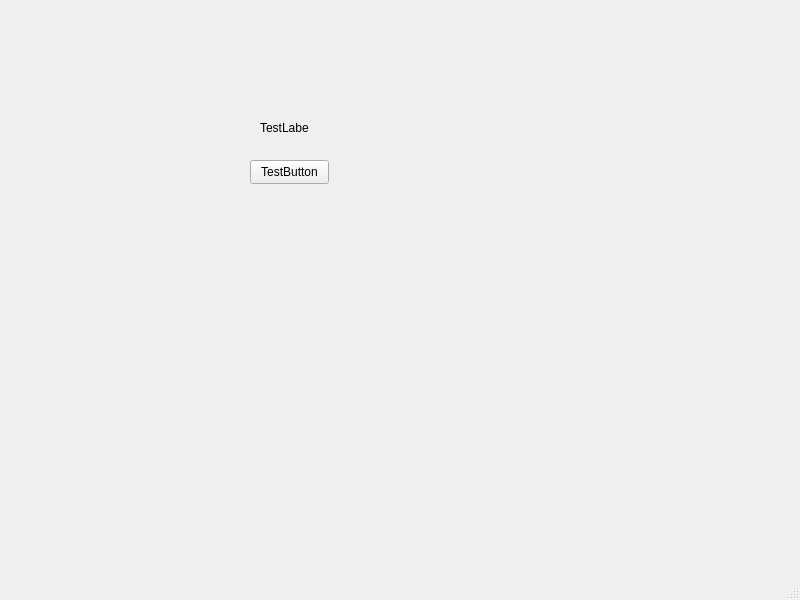
<?xml version="1.0" encoding="UTF-8"?>
<ui version="4.0">
 <class>MainWindow</class>
 <widget class="QMainWindow" name="MainWindow">
  <property name="geometry">
   <rect>
    <x>0</x>
    <y>0</y>
    <width>800</width>
    <height>600</height>
   </rect>
  </property>
  <property name="windowTitle">
   <string>MainWindow</string>
  </property>
  <widget class="QWidget" name="centralwidget">
   <widget class="QPushButton" name="pushButton">
    <property name="geometry">
     <rect>
      <x>250</x>
      <y>160</y>
      <width>79</width>
      <height>24</height>
     </rect>
    </property>
    <property name="text">
     <string>TestButton</string>
    </property>
   </widget>
   <widget class="QLabel" name="label">
    <property name="geometry">
     <rect>
      <x>260</x>
      <y>120</y>
      <width>49</width>
      <height>16</height>
     </rect>
    </property>
    <property name="text">
     <string>TestLabel</string>
    </property>
   </widget>
  </widget>
  <widget class="QMenuBar" name="menubar">
   <property name="geometry">
    <rect>
     <x>0</x>
     <y>0</y>
     <width>800</width>
     <height>33</height>
    </rect>
   </property>
  </widget>
  <widget class="QStatusBar" name="statusbar"/>
 </widget>
 <resources/>
 <connections/>
</ui>
